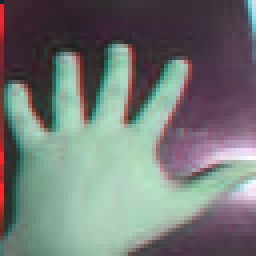
%> input picture Programming prototype model/reka_2_64x64.ppm, 64 x 64 px (shown 4 times larger)
$ octave programowy.m   (GNU Octave 9; MATLAB toolbox functions it lacks are replaced by stand-ins)
%> lines starting %> are read from the running program, lines starting %| are printed output that depends on the picture; in (x1, y1, x2, y2) boxes, pixels count from 0 and x2, y2 are one past the last pixel; in counts of white or black regions, pixels touching at a corner belong together; the program's own positions count from 1
### Programming prototype model/centroid_point.m
function [Xsc,Ysc] = centroid_point(img)
m00 = 0;
m01 = 0;
m10 = 0;
[cols, rows] = size(img);
for i=1:cols
    for j=1:rows
        m00 = m00 + img(i,j);
        m10 = m10 + i*img(i,j);
        m01 = m01 + j*img(i,j);
    end
end
Ysc = m10/m00;
Xsc = m01/m00;
end

### Programming prototype model/programowy.m


clear all;
path = 'reka_2_64x64.ppm';
%%%% ycbcr
img = imread(path);
%> img is the input picture: size 64x64x3 uint8; mean R, G, B 113.5, 120, 117.3

%%%wlasny
y = 0.299*img(:,:,1)+0.587* img(:,:,2)+0.114*img(:,:,3);
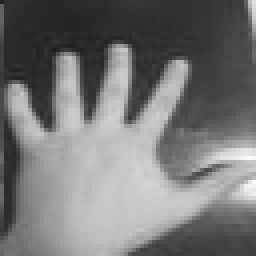
%> y: size 64x64 uint8 (shown 4 times larger); min 30, max 252, mean 117.8
Cb = -0.168736*img(:,:,1)-0.331264* img(:,:,2)+0.5*img(:,:,3)+128;
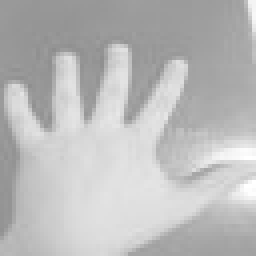
%> Cb: size 64x64 uint8 (shown 4 times larger); min 141, max 255, mean 186.9
Cr = 0.5*img(:,:,1)-0.418688* img(:,:,2)-0.081312*img(:,:,3)+128;
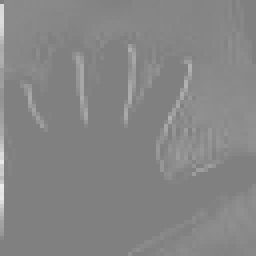
%> Cr: size 64x64 uint8 (shown 4 times larger); min 128, max 235, mean 133.4
img_ycrcb= cat(3,y,Cb,Cr);
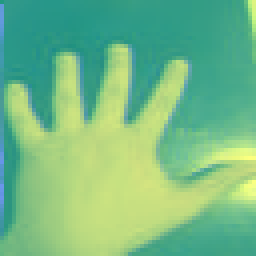
%> img_ycrcb: size 64x64x3 uint8 (shown 4 times larger); mean R, G, B 117.8, 186.9, 133.4
img_mask = (185<Cb & Cb<1225 & 127<Cr& Cr<129);
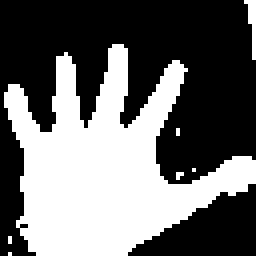
%> img_mask: size 64x64 logical (shown 4 times larger); 41.7% white; 7 white regions (5 under 20 px), largest, box (x1, y1, x2, y2) and area: (1, 11, 64, 64) 1677, (61, 0, 64, 15) 22


%matlabowy
%img_ycrcb= rgb2ycbcr(img);
%img_mask = (118<img_ycrcb(:,:,2) & img_ycrcb(:,:,2)<132 & 100<img_ycrcb(:,:,3)& img_ycrcb(:,:,3)<125);
%%%%


img_no_noise = medfilt2(img_mask,[5 5]);
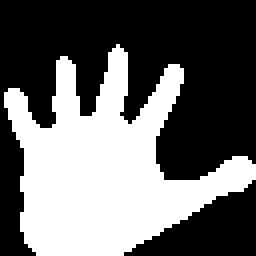
%> img_no_noise: size 64x64 logical (shown 4 times larger); 40.9% white; 1 white region, box (x1, y1, x2, y2) and area: (1, 11, 64, 64) 1676
[Xsc,Ysc]=centroid_point(img_no_noise)
%> after the loop in centroid_point, `for i=1:cols`: m00 = 1676; m01 = 45374; m10 = 71346
%> in centroid_point, `Ysc = m10/m00;`: Ysc = 42.57
%> in centroid_point, `Xsc = m01/m00;`: Xsc = 27.07
%> Xsc = 27.07; Ysc = 42.57
figure(1)
subplot(5,1,1)
imshow(img)
title('Input Image (RGB)')
subplot(5,1,2)
imshow(img_ycrcb)
title('Input Image (YCbCr)')
subplot(5,1,3)
imshow(img_mask)
title('Image after binarization')
subplot(5,1,4)
imshow(img_no_noise)
title('Image after median filtration')
subplot(5,1,5)
imshow(img);
line([0,64],[Ysc,Ysc],'Color','r','LineWidth',1)
line([Xsc,Xsc],[0,64],'Color','r','LineWidth',1)
title('Found weithed center')
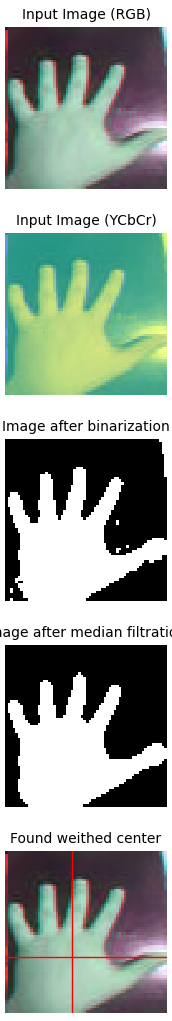
%> figure redrawn from the program's plot data, 5 panels
saveas(1,'program_model.png')
